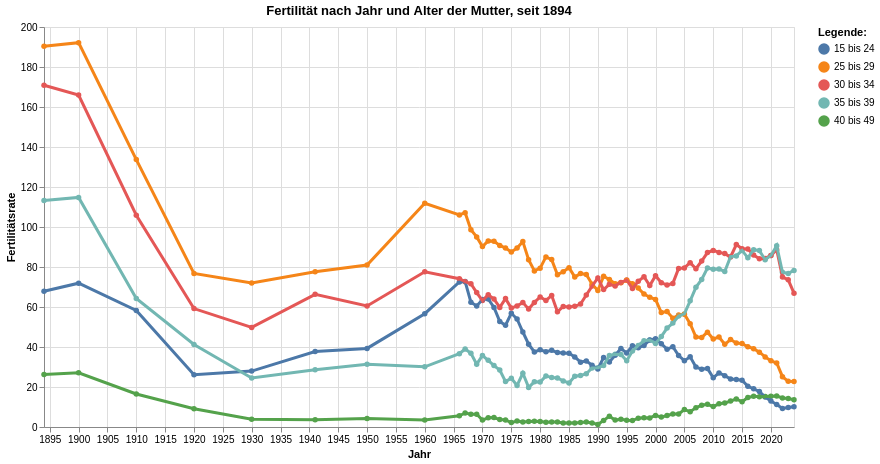

The code cell stored with this chart in its notebook:
### Code cell
grafik7 = mypy_dv.plot_altair_multiline_highlight(
    data = myAgg3.reset_index()
    ,x = 'StichtagDatJahr:T'
    ,y = 'mean_Fertilitaetsrate_noDM:Q'
    ,x_beschriftung = 'Jahr'
    , y_beschriftung = 'Fertilitätsrate'
    ,category = "AlterVMutterKlasseLang:N"
    ,category_beschriftung= 'Legende:'
    ,warning_status = "ignore" #always or ignore
    ,myTitle="Fertilität nach Jahr und Alter der Mutter, seit "+data_min_date
)
grafik7

### Figure 1 — Vega-Lite specification as saved in the notebook (floating-point values rounded to 4 significant figures; data arrays with more than 128 entries replaced by an {"elided": "..."} marker saying what was removed)
{"config": {"view": {"continuousWidth": 300, "continuousHeight": 300}}, "layer": [{"mark": {"type": "circle"}, "encoding": {"color": {"field": "AlterVMutterKlasseLang", "legend": {"orient": "right", "title": "Legende:"}, "type": "nominal"}, "opacity": {"value": 1.3}, "tooltip": [{"field": "StichtagDatJahr", "type": "temporal"}, {"field": "AlterVMutterKlasseLang", "type": "nominal"}, {"field": "mean_Fertilitaetsrate_noDM", "type": "quantitative"}], "x": {"axis": {"title": "Jahr"}, "field": "StichtagDatJahr", "type": "temporal"}, "y": {"axis": {"title": "Fertilitätsrate"}, "field": "mean_Fertilitaetsrate_noDM", "type": "quantitative"}}, "name": "view_13", "title": "Fertilität nach Jahr und Alter der Mutter, seit 1894"}, {"mark": {"type": "line"}, "encoding": {"color": {"field": "AlterVMutterKlasseLang", "legend": {"orient": "right", "title": "Legende:"}, "type": "nominal"}, "size": {"condition": {"test": {"not": {"param": "param_13"}}, "value": 1.2}, "value": 3}, "tooltip": [{"field": "StichtagDatJahr", "type": "temporal"}, {"field": "AlterVMutterKlasseLang", "type": "nominal"}, {"field": "mean_Fertilitaetsrate_noDM", "type": "quantitative"}], "x": {"axis": {"title": "Jahr"}, "field": "StichtagDatJahr", "type": "temporal"}, "y": {"axis": {"title": "Fertilitätsrate"}, "field": "mean_Fertilitaetsrate_noDM", "type": "quantitative"}}, "title": "Fertilität nach Jahr und Alter der Mutter, seit 1894"}], "data": {"name": "data-dbd30d84d8945250898c5382f4eb15c3"}, "height": 400, "params": [{"name": "param_13", "select": {"type": "point", "fields": ["AlterVMutterKlasseLang:N"], "nearest": true, "on": "pointerover"}, "views": ["view_13"]}], "width": 750, "$schema": "https://vega.github.io/schema/vega-lite/v5.8.0.json", "datasets": {"data-dbd30d84d8945250898c5382f4eb15c3": {"elided": "335 records"}}}
